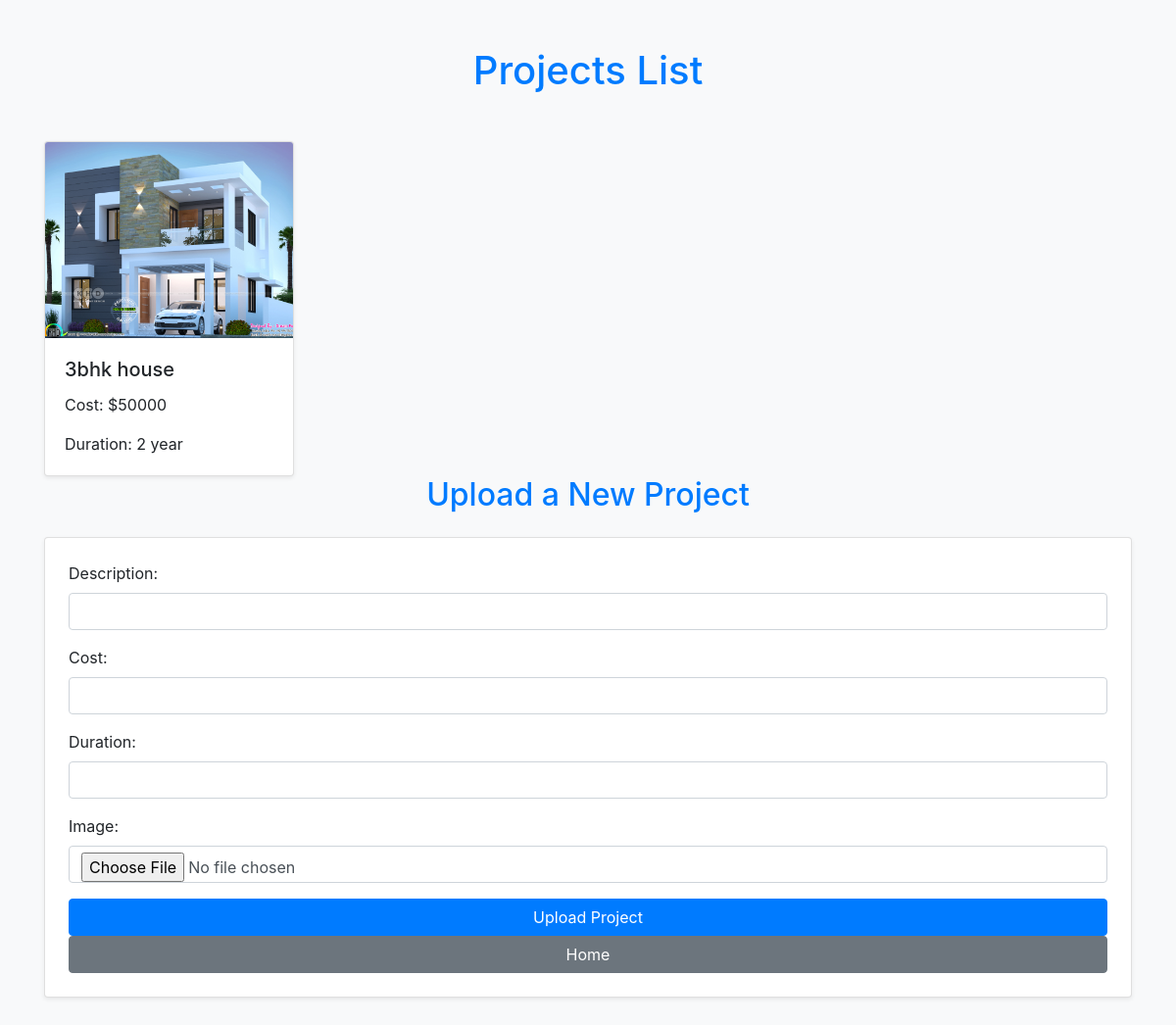
The page /project_list/ (signed in) on the database its author committed.
### realapp/models.py (models this page shows, shortened)
class Upldprojects(models.Model):
    company=models.ForeignKey(Construction,on_delete=models.CASCADE)
    project_description=models.CharField(max_length=225)
    project_cost=models.CharField(max_length=25)
    project_duration=models.CharField(max_length=25)
    project_image=models.ImageField(upload_to='images/')
    created_at=models.DateTimeField(auto_now_add=True)

### realapp/views.py (the view, shortened to what this page needs)
# urls.py: path('project_list/', views.project_list, name='project_list'),
def project_list(request):
    company = models.Construction.objects.get(license_no=request.session['license_no'])
    projects = models.Upldprojects.objects.filter(company=company)
    return render(request, 'project_list.html', {'projects': projects})

### realapp/templates/project_list.html (shortened to what this page needs)
<!DOCTYPE html>
<html lang="en">
<head>
    <link href="https://stackpath.bootstrapcdn.com/bootstrap/4.5.2/css/bootstrap.min.css" rel="stylesheet">
</head>
<body class="bg-light">
    <div class="container my-5">
        <h1 class="text-center text-primary mb-5">Projects List</h1>
        <div class="row row-cols-1 row-cols-sm-2 row-cols-md-3 row-cols-lg-4 g-4">
            {% for project in projects %}
                <div class="col">
                    <div class="card shadow-sm">
                        <img src="{{ project.project_image.url }}" alt="Project Image" class="card-img-top" style="height: 200px; object-fit: cover;">
                        <div class="card-body">
                            <h5 class="card-title">{{ project.project_description }}</h5>
                            <p class="card-text">Cost: ${{ project.project_cost }}</p>
                            <p class="card-text">Duration: {{ project.project_duration }} </p>
                        </div>
                    </div>
                </div>
            {% endfor %}
        </div>
        <h2 class="text-center text-primary mb-4">Upload a New Project</h2>
        <form method="POST" enctype="multipart/form-data" class="card p-4 shadow-sm">
            <div class="form-group">
                <label for="project_description">Description:</label>
                <input type="text" name="project_description" id="project_description" class="form-control" required>
            </div>
            <div class="form-group">
                <label for="project_cost">Cost:</label>
                <input type="text" name="project_cost" id="project_cost" class="form-control" required>
            </div>
            <div class="form-group">
                <label for="project_duration">Duration:</label>
                <input type="text" name="project_duration" id="project_duration" class="form-control" required>
            </div>
            <div class="form-group">
                <label for="project_image">Image:</label>
                <input type="file" name="project_image" id="project_image" class="form-control" required>
            </div>
            <button type="submit" class="btn btn-primary btn-block">Upload Project</button>
            <a href="/consthome/" class="btn btn-secondary">Home</a>
        </form>
    </div>
</body>
</html>

### rows shown on the page
Upldprojects: project_image (picture), project_description "3bhk house", project_cost "50000", project_duration "2 year"
